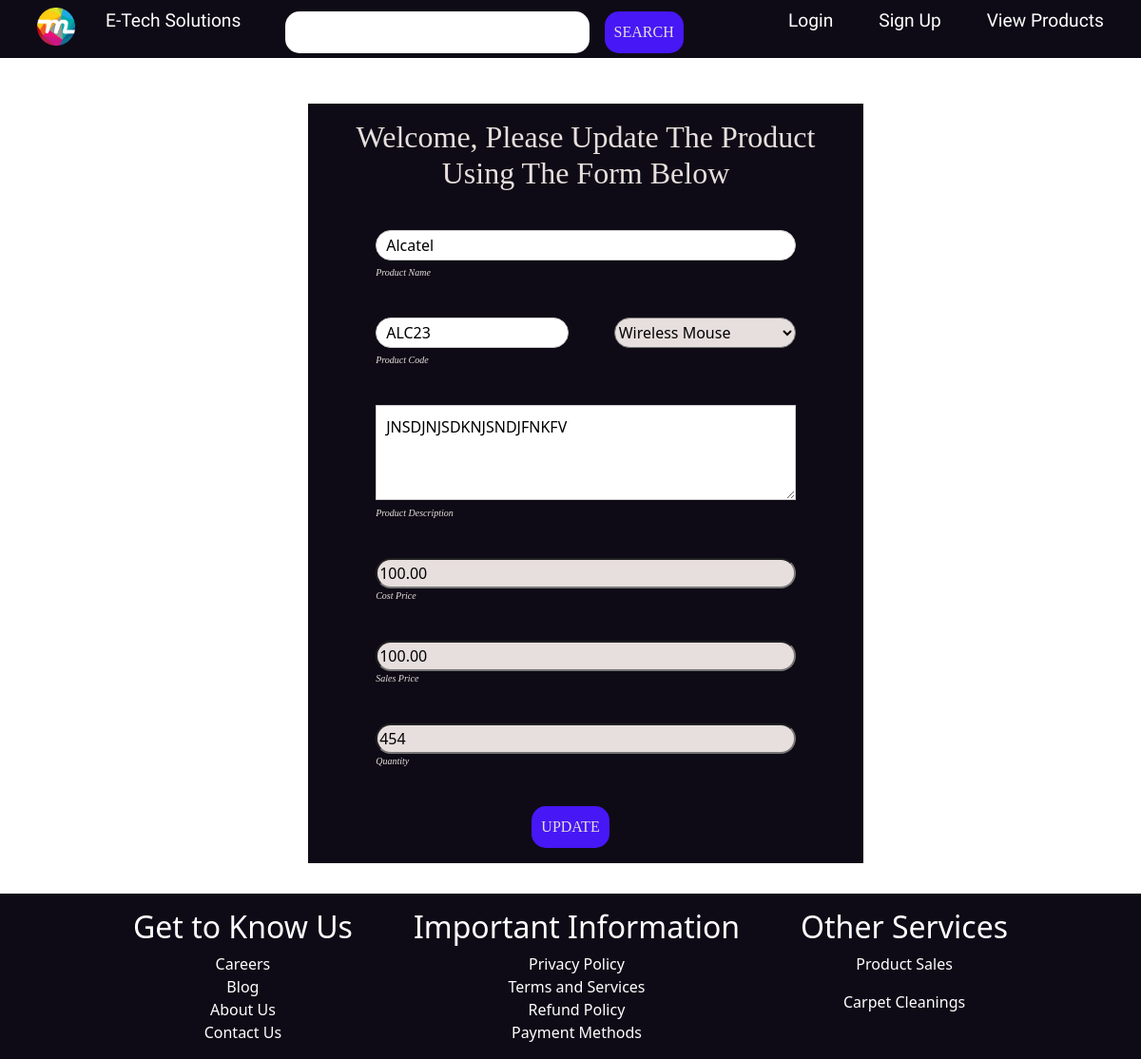
Page /editProduct.php?id=12 on the committed database.
### tables this page shows
CREATE TABLE `products` (
  `product_id` int(100) NOT NULL,
  `product_name` varchar(100) NOT NULL,
  `product_code` varchar(20) NOT NULL,
  `product_type` varchar(50) NOT NULL,
  `product_description` text NOT NULL,
  `vendor_id` int(100) NOT NULL,
  `vendor` varchar(100) NOT NULL,
  `cost_price` decimal(10,2) NOT NULL,
  `sales_price` decimal(10,2) NOT NULL,
  `quantity` int(10) NOT NULL
);

### editProduct.php (the view, shortened to what this page needs)
<?php
    include 'header.php';
    require 'dbconnect.php';
    if(isset($_GET['id'])){
        $product_id = mysqli_real_escape_string($con, $_GET['id']);
        $query = "SELECT * FROM products WHERE product_id='$product_id'";
        $result = mysqli_query($con, $query);
        if(mysqli_num_rows($result) > 0){
            $product = mysqli_fetch_array($result);
?>
<main>
    <form method="POST" action="confirmProduct.php">
        <div class="content">
            <h2 class="welcome-header">Welcome, Please Update The Product <br>Using The Form Below</h2>
            <div class="first-container">
                <section class="section">
                    <input type="text" placeholder="Product Name" minlength="4"
                    value="<?=$product['product_name'];?>"
                    name="productname" class="input" required>
                </section>
                <section class="section2">
                    <label for="productname" class="labels">Product Name</label>
                </section>
                <section class="section">
                    <input type="text" placeholder="Product Code" minlength="4"
                    value="<?=$product['product_code'];?>"
                    name="productcode" class="input" required>
                    <select name="producttype" class="input" required>
                        <optgroup value="" label="Peripheral">
                            <option value="Wireless Mouse"
                            <?php if($product['product_type']=="Wireless Mouse"){echo 'selected';}?>>
                                Wireless Mouse
                            </option>
                        </optgroup>
                    </select>
                </section>
                <section class="section2">
                    <label for="productcode" class="labels">Product Code</label>
                </section>
                <section>
                    <textarea name="productdescription" placeholder="Product Description"
                    minlength="15" rows="7" cols="62"
                    class="txt-area"><?php echo $product['product_description'];?></textarea>
                </section>
                <section class="section2">
                    <label for="productdescription" class="labels">Product Description</label>
                </section>
                <input type="number" min="0.00" step="0.01"
                name="cost-price" class="input" placeholder="Cost Price"
                value="<?=$product['cost_price'];?>"required>
                <label for="cost-price" class="labels">Cost Price</label>
                <input type="number" min="0.00" step="0.01"
                name="sales-price" class="input" placeholder="Sales Price"
                value="<?=$product['sales_price'];?>" required>
                <label for="sales-price" class="labels">Sales Price</label>
                <input type="number" min="0" step="1"
                name="quantity" class="input" placeholder="Quantity In Stock"
                value="<?=$product['quantity'];?>" required>
                <label for="quantity" class="labels">Quantity</label>
            </div>
            <div class="btn-login">
                <input type="submit" name="edit_submit" value="UPDATE" class="login">
            </div>
        </div>
    </form>
    <?php
                }else{
                    echo "<h4>Product Doesn't Exist</h4>";
                }
            }
    ?>
</main>
<?php include 'footer.php'; ?>

### index.css (style rules this page uses)
*, *::before, *::after { box-sizing: border-box; }
html { height: 100%; }
body { margin: 0; display: flex; flex-direction: column; min-height: 100%; }
main { padding-left: 2rem; margin-bottom: 2rem; }
.login { background-color: #4717F6; color: #E7DFDD; padding: 10px; width: auto; border-radius: 15px; margin-right: 2rem; font-family: 'Roboto Serif', serif; border: none; }
.welcome-header { font-family: 'Roboto Serif'; padding-bottom: 2rem; }
.content { margin: 0 auto; margin-top: 3rem; background-color: #0E0B16; color: #E7DFDD; width: 50%; padding: 1rem; }
.content h2 { text-align: center; }
.labels { font-style: italic; font-size: x-small; display: block; margin-bottom: 2.5rem; font-family: 'Roboto Serif', serif; }
.input { width: 100%; height: 2rem; background-color: #E7DFDD; border-radius: 30px; }
.first-container { width: 80%; margin: 0 auto; }
.section { display: flex; gap: 3rem; }
.section2 { display: flex; justify-content: space-between; }
.btn-login { display: flex; justify-content: center; }
input[type="text"], input[type="email"], textarea { width: 100%; border: 1px solid #ccc; background: white; margin: 0 0 5px; padding: 10px; }
textarea { height: 100px; max-width: 100%; resize: none; }

### rows in the picture
products: productname "Alcatel", productcode "ALC23", producttype "Wireless Mouse", productdescription "JNSDJNJSDKNJSNDJFNKFV", cost-price "100.00", sales-price "100.00", quantity "454"
